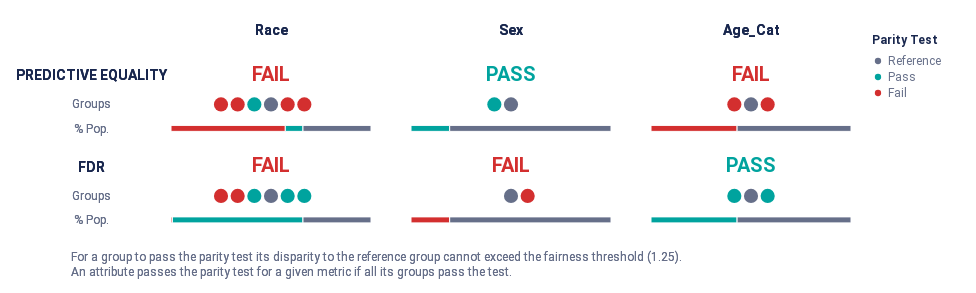

The notebook cell saved with this chart:
### Markdown cell above
# Aequitas Visualizations

### Code cell
audit.summary_plot(metrics=metrics, fairness_threshold=disparity_tolerance)

### Figure 1 — Vega-Lite specification as saved in the notebook (floating-point values rounded to 4 significant figures)
{"config": {"view": {"continuousWidth": 300, "continuousHeight": 300, "strokeWidth": 0}, "legend": {"labelColor": "rgb(102, 111, 137)", "labelFont": "Roboto, Arial, sans-serif", "labelFontSize": 12, "rowPadding": 4, "symbolSize": 40, "titleBaseline": "top", "titleColor": "rgb(25, 39, 78)", "titleFont": "Roboto, Arial, sans-serif", "titleFontSize": 12, "titleFontWeight": "bold", "titlePadding": 8}}, "vconcat": [{"hconcat": [{"vconcat": [{"mark": {"type": "text", "align": "center", "baseline": "middle", "color": "rgb(25, 39, 78)", "font": "Roboto, Arial, sans-serif", "fontWeight": "bold", "size": 14}, "encoding": {"text": {"value": ""}}, "height": 32.25, "width": 80.0}, {"layer": [{"mark": {"type": "text", "align": "center", "baseline": "middle", "color": "rgb(25, 39, 78)", "font": "Roboto, Arial, sans-serif", "fontWeight": "bold", "size": 14}, "encoding": {"text": {"value": "PREDICTIVE EQUALITY"}, "y": {"axis": {"domain": false, "grid": false, "labels": false, "ticks": false, "title": null}, "field": "y_position", "scale": {"domain": [3, 1]}, "type": "quantitative"}}, "transform": [{"calculate": "1.2", "as": "y_position"}]}, {"mark": {"type": "text", "align": "center", "baseline": "middle", "color": "rgb(102, 111, 137)", "font": "Roboto, Arial, sans-serif", "size": 12}, "encoding": {"text": {"value": "Groups"}, "y": {"axis": {"domain": false, "grid": false, "labels": false, "ticks": false, "title": null}, "field": "y_position", "scale": {"domain": [3, 1]}, "type": "quantitative"}}, "transform": [{"calculate": "2", "as": "y_position"}]}, {"mark": {"type": "text", "align": "center", "baseline": "middle", "color": "rgb(102, 111, 137)", "font": "Roboto, Arial, sans-serif", "size": 12}, "encoding": {"text": {"value": "% Pop."}, "y": {"axis": {"domain": false, "grid": false, "labels": false, "ticks": false, "title": null}, "field": "y_position", "scale": {"domain": [3, 1]}, "type": "quantitative"}}, "transform": [{"calculate": "2.7", "as": "y_position"}]}], "height": 69.88, "width": 80.0}, {"layer": [{"mark": {"type": "text", "align": "center", "baseline": "middle", "color": "rgb(25, 39, 78)", "font": "Roboto, Arial, sans-serif", "fontWeight": "bold", "size": 14}, "encoding": {"text": {"value": "FDR"}, "y": {"axis": {"domain": false, "grid": false, "labels": false, "ticks": false, "title": null}, "field": "y_position", "scale": {"domain": [3, 1]}, "type": "quantitative"}}, "transform": [{"calculate": "1.2", "as": "y_position"}]}, {"mark": {"type": "text", "align": "center", "baseline": "middle", "color": "rgb(102, 111, 137)", "font": "Roboto, Arial, sans-serif", "size": 12}, "encoding": {"text": {"value": "Groups"}, "y": {"axis": {"domain": false, "grid": false, "labels": false, "ticks": false, "title": null}, "field": "y_position", "scale": {"domain": [3, 1]}, "type": "quantitative"}}, "transform": [{"calculate": "2", "as": "y_position"}]}, {"mark": {"type": "text", "align": "center", "baseline": "middle", "color": "rgb(102, 111, 137)", "font": "Roboto, Arial, sans-serif", "size": 12}, "encoding": {"text": {"value": "% Pop."}, "y": {"axis": {"domain": false, "grid": false, "labels": false, "ticks": false, "title": null}, "field": "y_position", "scale": {"domain": [3, 1]}, "type": "quantitative"}}, "transform": [{"calculate": "2.7", "as": "y_position"}]}], "height": 69.88, "width": 80.0}], "bounds": "flush", "data": {"name": "data-de84bc8c822dac0bd3b12b0342548471"}, "spacing": 21.5}, {"hconcat": [{"vconcat": [{"data": {"name": "data-de84bc8c822dac0bd3b12b0342548471"}, "mark": {"type": "text", "align": "center", "baseline": "middle", "color": "rgb(25, 39, 78)", "font": "Roboto, Arial, sans-serif", "fontWeight": "bold", "size": 14}, "encoding": {"text": {"value": "Race"}}, "height": 32.25, "width": 200.0}, {"layer": [{"data": {"name": "data-78651e6cada553b412db642131edf322"}, "mark": {"type": "text", "align": "center", "baseline": "middle", "font": "Roboto, Arial, sans-serif", "fontWeight": "bold", "size": 20}, "encoding": {"color": {"field": "parity_result", "legend": {"offset": 0, "padding": 20, "title": "Parity Test"}, "scale": {"domain": ["Reference", "Pass", "Fail"], "range": ["rgb(102, 111, 137)", "rgb(0, 163, 158)", "rgb(211, 47, 47)"]}, "type": "ordinal"}, "text": {"value": "FAIL"}, "y": {"axis": {"domain": false, "grid": false, "labels": false, "ticks": false, "title": null}, "field": "y_position", "scale": {"domain": [3, 1]}, "type": "quantitative"}}, "transform": [{"calculate": "1", "as": "y_position"}]}, {"data": {"name": "data-c04b80618ba9e94936b84f6edc4e0ecd"}, "mark": {"type": "bar", "size": 6, "stroke": "white"}, "encoding": {"color": {"field": "fpr_parity_result", "legend": null, "scale": {"domain": ["Reference", "Pass", "Fail"], "range": ["rgb(102, 111, 137)", "rgb(0, 163, 158)", "rgb(211, 47, 47)"]}, "type": "ordinal"}, "tooltip": [{"field": "fpr_parity_result", "title": "Parity", "type": "nominal"}, {"field": "tooltip_group_size", "title": "Size", "type": "nominal"}, {"field": "tooltip_groups_name_size", "title": "Groups", "type": "nominal"}], "x": {"aggregate": "sum", "axis": {"domain": false, "grid": false, "labels": false, "ticks": false, "title": null}, "field": "group_size", "stack": "normalize", "type": "quantitative"}, "y": {"axis": {"domain": false, "grid": false, "labels": false, "ticks": false, "title": null}, "field": "y_position", "scale": {"domain": [3, 1]}, "type": "quantitative"}}, "transform": [{"calculate": "2.8", "as": "y_position"}]}, {"data": {"name": "data-effa1e8e84cd3d1801b89ef58427a533"}, "mark": {"type": "circle", "opacity": 1}, "encoding": {"color": {"field": "fpr_parity_result", "legend": null, "scale": {"domain": ["Reference", "Pass", "Fail"], "range": ["rgb(102, 111, 137)", "rgb(0, 163, 158)", "rgb(211, 47, 47)"]}, "type": "ordinal"}, "size": {"value": 200}, "tooltip": [{"field": "attribute_value", "title": "Group", "type": "nominal"}, {"field": "tooltip_group_size", "title": "Group Size", "type": "nominal"}, {"field": "tooltip_parity_test_explanation_fpr", "title": "Parity Test", "type": "nominal"}, {"field": "tooltip_disparity_explanation_fpr", "title": "Disparity", "type": "nominal"}, {"field": "fpr", "format": ".2f", "title": "FPR", "type": "quantitative"}], "x": {"axis": {"domain": false, "grid": false, "labels": false, "ticks": false, "title": null}, "field": "fpr_disparity_rank", "scale": {"domain": [-6, 6], "nice": false}, "type": "quantitative"}, "y": {"axis": {"domain": false, "grid": false, "labels": false, "ticks": false, "title": null}, "field": "y_position", "scale": {"domain": [3, 1]}, "type": "quantitative"}}, "transform": [{"calculate": "2", "as": "y_position"}]}], "height": 69.88, "resolve": {"scale": {"x": "independent"}}, "width": 200.0}, {"layer": [{"data": {"name": "data-78651e6cada553b412db642131edf322"}, "mark": {"type": "text", "align": "center", "baseline": "middle", "font": "Roboto, Arial, sans-serif", "fontWeight": "bold", "size": 20}, "encoding": {"color": {"field": "parity_result", "legend": {"offset": 0, "padding": 20, "title": "Parity Test"}, "scale": {"domain": ["Reference", "Pass", "Fail"], "range": ["rgb(102, 111, 137)", "rgb(0, 163, 158)", "rgb(211, 47, 47)"]}, "type": "ordinal"}, "text": {"value": "FAIL"}, "y": {"axis": {"domain": false, "grid": false, "labels": false, "ticks": false, "title": null}, "field": "y_position", "scale": {"domain": [3, 1]}, "type": "quantitative"}}, "transform": [{"calculate": "1", "as": "y_position"}]}, {"data": {"name": "data-acd34737adcea6c51451f724b851a6f1"}, "mark": {"type": "bar", "size": 6, "stroke": "white"}, "encoding": {"color": {"field": "fdr_parity_result", "legend": null, "scale": {"domain": ["Reference", "Pass", "Fail"], "range": ["rgb(102, 111, 137)", "rgb(0, 163, 158)", "rgb(211, 47, 47)"]}, "type": "ordinal"}, "tooltip": [{"field": "fdr_parity_result", "title": "Parity", "type": "nominal"}, {"field": "tooltip_group_size", "title": "Size", "type": "nominal"}, {"field": "tooltip_groups_name_size", "title": "Groups", "type": "nominal"}], "x": {"aggregate": "sum", "axis": {"domain": false, "grid": false, "labels": false, "ticks": false, "title": null}, "field": "group_size", "stack": "normalize", "type": "quantitative"}, "y": {"axis": {"domain": false, "grid": false, "labels": false, "ticks": false, "title": null}, "field": "y_position", "scale": {"domain": [3, 1]}, "type": "quantitative"}}, "transform": [{"calculate": "2.8", "as": "y_position"}]}, {"data": {"name": "data-effa1e8e84cd3d1801b89ef58427a533"}, "mark": {"type": "circle", "opacity": 1}, "encoding": {"color": {"field": "fdr_parity_result", "legend": null, "scale": {"domain": ["Reference", "Pass", "Fail"], "range": ["rgb(102, 111, 137)", "rgb(0, 163, 158)", "rgb(211, 47, 47)"]}, "type": "ordinal"}, "size": {"value": 200}, "tooltip": [{"field": "attribute_value", "title": "Group", "type": "nominal"}, {"field": "tooltip_group_size", "title": "Group Size", "type": "nominal"}, {"field": "tooltip_parity_test_explanation_fdr", "title": "Parity Test", "type": "nominal"}, {"field": "tooltip_disparity_explanation_fdr", "title": "Disparity", "type": "nominal"}, {"field": "fdr", "format": ".2f", "title": "FDR", "type": "quantitative"}], "x": {"axis": {"domain": false, "grid": false, "labels": false, "ticks": false, "title": null}, "field": "fdr_disparity_rank", "scale": {"domain": [-6, 6], "nice": false}, "type": "quantitative"}, "y": {"axis": {"domain": false, "grid": false, "labels": false, "ticks": false, "title": null}, "field": "y_position", "scale": {"domain": [3, 1]}, "type": "quantitative"}}, "transform": [{"calculate": "2", "as": "y_position"}]}], "height": 69.88, "resolve": {"scale": {"x": "independent"}}, "width": 200.0}], "bounds": "flush", "spacing": 21.5}, {"vconcat": [{"data": {"name": "data-de84bc8c822dac0bd3b12b0342548471"}, "mark": {"type": "text", "align": "center", "baseline": "middle", "color": "rgb(25, 39, 78)", "font": "Roboto, Arial, sans-serif", "fontWeight": "bold", "size": 14}, "encoding": {"text": {"value": "Sex"}}, "height": 32.25, "width": 200.0}, {"layer": [{"data": {"name": "data-9bcb10b75dc494b69ff88af9b90db2a8"}, "mark": {"type": "text", "align": "center", "baseline": "middle", "font": "Roboto, Arial, sans-serif", "fontWeight": "bold", "size": 20}, "encoding": {"color": {"field": "parity_result", "legend": {"offset": 0, "padding": 20, "title": "Parity Test"}, "scale": {"domain": ["Reference", "Pass", "Fail"], "range": ["rgb(102, 111, 137)", "rgb(0, 163, 158)", "rgb(211, 47, 47)"]}, "type": "ordinal"}, "text": {"value": "PASS"}, "y": {"axis": {"domain": false, "grid": false, "labels": false, "ticks": false, "title": null}, "field": "y_position", "scale": {"domain": [3, 1]}, "type": "quantitative"}}, "transform": [{"calculate": "1", "as": "y_position"}]}, {"data": {"name": "data-7b47e5e2b92f49c104105f1e0fc09737"}, "mark": {"type": "bar", "size": 6, "stroke": "white"}, "encoding": {"color": {"field": "fpr_parity_result", "legend": null, "scale": {"domain": ["Reference", "Pass", "Fail"], "range": ["rgb(102, 111, 137)", "rgb(0, 163, 158)", "rgb(211, 47, 47)"]}, "type": "ordinal"}, "tooltip": [{"field": "fpr_parity_result", "title": "Parity", "type": "nominal"}, {"field": "tooltip_group_size", "title": "Size", "type": "nominal"}, {"field": "tooltip_groups_name_size", "title": "Groups", "type": "nominal"}], "x": {"aggregate": "sum", "axis": {"domain": false, "grid": false, "labels": false, "ticks": false, "title": null}, "field": "group_size", "stack": "normalize", "type": "quantitative"}, "y": {"axis": {"domain": false, "grid": false, "labels": false, "ticks": false, "title": null}, "field": "y_position", "scale": {"domain": [3, 1]}, "type": "quantitative"}}, "transform": [{"calculate": "2.8", "as": "y_position"}]}, {"data": {"name": "data-4d6c69c7055c82b5de8699d88d5cd1c8"}, "mark": {"type": "circle", "opacity": 1}, "encoding": {"color": {"field": "fpr_parity_result", "legend": null, "scale": {"domain": ["Reference", "Pass", "Fail"], "range": ["rgb(102, 111, 137)", "rgb(0, 163, 158)", "rgb(211, 47, 47)"]}, "type": "ordinal"}, "size": {"value": 200}, "tooltip": [{"field": "attribute_value", "title": "Group", "type": "nominal"}, {"field": "tooltip_group_size", "title": "Group Size", "type": "nominal"}, {"field": "tooltip_parity_test_explanation_fpr", "title": "Parity Test", "type": "nominal"}, {"field": "tooltip_disparity_explanation_fpr", "title": "Disparity", "type": "nominal"}, {"field": "fpr", "format": ".2f", "title": "FPR", "type": "quantitative"}], "x": {"axis": {"domain": false, "grid": false, "labels": false, "ticks": false, "title": null}, "field": "fpr_disparity_rank", "scale": {"domain": [-6, 6], "nice": false}, "type": "quantitative"}, "y": {"axis": {"domain": false, "grid": false, "labels": false, "ticks": false, "title": null}, "field": "y_position", "scale": {"domain": [3, 1]}, "type": "quantitative"}}, "transform": [{"calculate": "2", "as": "y_position"}]}], "height": 69.88, "resolve": {"scale": {"x": "independent"}}, "width": 200.0}, {"layer": [{"data": {"name": "data-78651e6cada553b412db642131edf322"}, "mark": {"type": "text", "align": "center", "baseline": "middle", "font": "Roboto, Arial, sans-serif", "fontWeight": "bold", "size": 20}, "encoding": {"color": {"field": "parity_result", "legend": {"offset": 0, "padding": 20, "title": "Parity Test"}, "scale": {"domain": ["Reference", "Pass", "Fail"], "range": ["rgb(102, 111, 137)", "rgb(0, 163, 158)", "rgb(211, 47, 47)"]}, "type": "ordinal"}, "text": {"value": "FAIL"}, "y": {"axis": {"domain": false, "grid": false, "labels": false, "ticks": false, "title": null}, "field": "y_position", "scale": {"domain": [3, 1]}, "type": "quantitative"}}, "transform": [{"calculate": "1", "as": "y_position"}]}, {"data": {"name": "data-b249c1ad7737c88e7fb50967d82fe698"}, "mark": {"type": "bar", "size": 6, "stroke": "white"}, "encoding": {"color": {"field": "fdr_parity_result", "legend": null, "scale": {"domain": ["Reference", "Pass", "Fail"], "range": ["rgb(102, 111, 137)", "rgb(0, 163, 158)", "rgb(211, 47, 47)"]}, "type": "ordinal"}, "tooltip": [{"field": "fdr_parity_result", "title": "Parity", "type": "nominal"}, {"field": "tooltip_group_size", "title": "Size", "type": "nominal"}, {"field": "tooltip_groups_name_size", "title": "Groups", "type": "nominal"}], "x": {"aggregate": "sum", "axis": {"domain": false, "grid": false, "labels": false, "ticks": false, "title": null}, "field": "group_size", "stack": "normalize", "type": "quantitative"}, "y": {"axis": {"domain": false, "grid": false, "labels": false, "ticks": false, "title": null}, "field": "y_position", "scale": {"domain": [3, 1]}, "type": "quantitative"}}, "transform": [{"calculate": "2.8", "as": "y_position"}]}, {"data": {"name": "data-4d6c69c7055c82b5de8699d88d5cd1c8"}, "mark": {"type": "circle", "opacity": 1}, "encoding": {"color": {"field": "fdr_parity_result", "legend": null, "scale": {"domain": ["Reference", "Pass", "Fail"], "range": ["rgb(102, 111, 137)", "rgb(0, 163, 158)", "rgb(211, 47, 47)"]}, "type": "ordinal"}, "size": {"value": 200}, "tooltip": [{"field": "attribute_value", "title": "Group", "type": "nominal"}, {"field": "tooltip_group_size", "title": "Group Size", "type": "nominal"}, {"field": "tooltip_parity_test_explanation_fdr", "title": "Parity Test", "type": "nominal"}, {"field": "tooltip_disparity_explanation_fdr", "title": "Disparity", "type": "nominal"}, {"field": "fdr", "format": ".2f", "title": "FDR", "type": "quantitative"}], "x": {"axis": {"domain": false, "grid": false, "labels": false, "ticks": false, "title": null}, "field": "fdr_disparity_rank", "scale": {"domain": [-6, 6], "nice": false}, "type": "quantitative"}, "y": {"axis": {"domain": false, "grid": false, "labels": false, "ticks": false, "title": null}, "field": "y_position", "scale": {"domain": [3, 1]}, "type": "quantitative"}}, "transform": [{"calculate": "2", "as": "y_position"}]}], "height": 69.88, "resolve": {"scale": {"x": "independent"}}, "width": 200.0}], "bounds": "flush", "spacing": 21.5}, {"vconcat": [{"data": {"name": "data-de84bc8c822dac0bd3b12b0342548471"}, "mark": {"type": "text", "align": "center", "baseline": "middle", "color": "rgb(25, 39, 78)", "font": "Roboto, Arial, sans-serif", "fontWeight": "bold", "size": 14}, "encoding": {"text": {"value": "Age_Cat"}}, "height": 32.25, "width": 200.0}, {"layer": [{"data": {"name": "data-78651e6cada553b412db642131edf322"}, "mark": {"type": "text", "align": "center", "baseline": "middle", "font": "Roboto, Arial, sans-serif", "fontWeight": "bold", "size": 20}, "encoding": {"color": {"field": "parity_result", "legend": {"offset": 0, "padding": 20, "title": "Parity Test"}, "scale": {"domain": ["Reference", "Pass", "Fail"], "range": ["rgb(102, 111, 137)", "rgb(0, 163, 158)", "rgb(211, 47, 47)"]}, "type": "ordinal"}, "text": {"value": "FAIL"}, "y": {"axis": {"domain": false, "grid": false, "labels": false, "ticks": false, "title": null}, "field": "y_position", "scale": {"domain": [3, 1]}, "type": "quantitative"}}, "transform": [{"calculate": "1", "as": "y_position"}]}, {"data": {"name": "data-db2c2ffc5bd54e1478899b3091e0a734"}, "mark": {"type": "bar", "size": 6, "stroke": "white"}, "encoding": {"color": {"field": "fpr_parity_result", "legend": null, "scale": {"domain": ["Reference", "Pass", "Fail"], "range": ["rgb(102, 111, 137)", "rgb(0, 163, 158)", "rgb(211, 47, 47)"]}, "type": "ordinal"}, "tooltip": [{"field": "fpr_parity_result", "title": "Parity", "type": "nominal"}, {"field": "tooltip_group_size", "title": "Size", "type": "nominal"}, {"field": "tooltip_groups_name_size", "title": "Groups", "type": "nominal"}], "x": {"aggregate": "sum", "axis": {"domain": false, "grid": false, "labels": false, "ticks": false, "title": null}, "field": "group_size", "stack": "normalize", "type": "quantitative"}, "y": {"axis": {"domain": false, "grid": false, "labels": false, "ticks": false, "title": null}, "field": "y_position", "scale": {"domain": [3, 1]}, "type": "quantitative"}}, "transform": [{"calculate": "2.8", "as": "y_position"}]}, {"data": {"name": "data-2d488c32856b997db6d857c805ac5a0e"}, "mark": {"type": "circle", "opacity": 1}, "encoding": {"color": {"field": "fpr_parity_result", "legend": null, "scale": {"domain": ["Reference", "Pass", "Fail"], "range": ["rgb(102, 111, 137)", "rgb(0, 163, 158)", "rgb(211, 47, 47)"]}, "type": "ordinal"}, "size": {"value": 200}, "tooltip": [{"field": "attribute_value", "title": "Group", "type": "nominal"}, {"field": "tooltip_group_size", "title": "Group Size", "type": "nominal"}, {"field": "tooltip_parity_test_explanation_fpr", "title": "Parity Test", "type": "nominal"}, {"field": "tooltip_disparity_explanation_fpr", "title": "Disparity", "type": "nominal"}, {"field": "fpr", "format": ".2f", "title": "FPR", "type": "quantitative"}], "x": {"axis": {"domain": false, "grid": false, "labels": false, "ticks": false, "title": null}, "field": "fpr_disparity_rank", "scale": {"domain": [-6, 6], "nice": false}, "type": "quantitative"}, "y": {"axis": {"domain": false, "grid": false, "labels": false, "ticks": false, "title": null}, "field": "y_position", "scale": {"domain": [3, 1]}, "type": "quantitative"}}, "transform": [{"calculate": "2", "as": "y_position"}]}], "height": 69.88, "resolve": {"scale": {"x": "independent"}}, "width": 200.0}, {"layer": [{"data": {"name": "data-9bcb10b75dc494b69ff88af9b90db2a8"}, "mark": {"type": "text", "align": "center", "baseline": "middle", "font": "Roboto, Arial, sans-serif", "fontWeight": "bold", "size": 20}, "encoding": {"color": {"field": "parity_result", "legend": {"offset": 0, "padding": 20, "title": "Parity Test"}, "scale": {"domain": ["Reference", "Pass", "Fail"], "range": ["rgb(102, 111, 137)", "rgb(0, 163, 158)", "rgb(211, 47, 47)"]}, "type": "ordinal"}, "text": {"value": "PASS"}, "y": {"axis": {"domain": false, "grid": false, "labels": false, "ticks": false, "title": null}, "field": "y_position", "scale": {"domain": [3, 1]}, "type": "quantitative"}}, "transform": [{"calculate": "1", "as": "y_position"}]}, {"data": {"name": "data-563cecf5180210110a42852258fdaa3d"}, "mark": {"type": "bar", "size": 6, "stroke": "white"}, "encoding": {"color": {"field": "fdr_parity_result", "legend": null, "scale": {"domain": ["Reference", "Pass", "Fail"], "range": ["rgb(102, 111, 137)", "rgb(0, 163, 158)", "rgb(211, 47, 47)"]}, "type": "ordinal"}, "tooltip": [{"field": "fdr_parity_result", "title": "Parity", "type": "nominal"}, {"field": "tooltip_group_size", "title": "Size", "type": "nominal"}, {"field": "tooltip_groups_name_size", "title": "Groups", "type": "nominal"}], "x": {"aggregate": "sum", "axis": {"domain": false, "grid": false, "labels": false, "ticks": false, "title": null}, "field": "group_size", "stack": "normalize", "type": "quantitative"}, "y": {"axis": {"domain": false, "grid": false, "labels": false, "ticks": false, "title": null}, "field": "y_position", "scale": {"domain": [3, 1]}, "type": "quantitative"}}, "transform": [{"calculate": "2.8", "as": "y_position"}]}, {"data": {"name": "data-2d488c32856b997db6d857c805ac5a0e"}, "mark": {"type": "circle", "opacity": 1}, "encoding": {"color": {"field": "fdr_parity_result", "legend": null, "scale": {"domain": ["Reference", "Pass", "Fail"], "range": ["rgb(102, 111, 137)", "rgb(0, 163, 158)", "rgb(211, 47, 47)"]}, "type": "ordinal"}, "size": {"value": 200}, "tooltip": [{"field": "attribute_value", "title": "Group", "type": "nominal"}, {"field": "tooltip_group_size", "title": "Group Size", "type": "nominal"}, {"field": "tooltip_parity_test_explanation_fdr", "title": "Parity Test", "type": "nominal"}, {"field": "tooltip_disparity_explanation_fdr", "title": "Disparity", "type": "nominal"}, {"field": "fdr", "format": ".2f", "title": "FDR", "type": "quantitative"}], "x": {"axis": {"domain": false, "grid": false, "labels": false, "ticks": false, "title": null}, "field": "fdr_disparity_rank", "scale": {"domain": [-6, 6], "nice": false}, "type": "quantitative"}, "y": {"axis": {"domain": false, "grid": false, "labels": false, "ticks": false, "title": null}, "field": "y_position", "scale": {"domain": [3, 1]}, "type": "quantitative"}}, "transform": [{"calculate": "2", "as": "y_position"}]}], "height": 69.88, "resolve": {"scale": {"x": "independent"}}, "width": 200.0}], "bounds": "flush", "spacing": 21.5}], "bounds": "flush", "spacing": 240.0}], "bounds": "flush", "spacing": 120.0}, {"layer": [{"mark": {"type": "text", "align": "left", "baseline": "top", "fill": "rgb(102, 111, 137)", "font": "Roboto, Arial, sans-serif", "fontSize": 12, "fontWeight": "normal"}, "encoding": {"text": {"value": "For a group to pass the parity test its disparity to the reference group cannot exceed the fairness threshold (1.25)."}, "x": {"value": 20.0}, "y": {"value": 0}}}, {"mark": {"type": "text", "align": "left", "baseline": "top", "fill": "rgb(102, 111, 137)", "font": "Roboto, Arial, sans-serif", "fontSize": 12, "fontWeight": "normal"}, "encoding": {"text": {"value": "An attribute passes the parity test for a given metric if all its groups pass the test."}, "x": {"value": 20.0}, "y": {"value": 15.0}}}], "data": {"name": "data-de84bc8c822dac0bd3b12b0342548471"}}], "padding": 15, "usermeta": {"embedOptions": {"scaleFactor": 5, "downloadFileName": "summary_chart"}}, "$schema": "https://vega.github.io/schema/vega-lite/v5.20.1.json", "datasets": {"data-de84bc8c822dac0bd3b12b0342548471": [{"a": 1, "b": 0}, {"a": 1, "b": 0}], "data-78651e6cada553b412db642131edf322": [{"parity_result": "Fail"}], "data-c04b80618ba9e94936b84f6edc4e0ecd": [{"fpr_parity_result": "Fail", "attribute_name": "race", "total_entities": 7214, "group_size": 4123, "tooltip_groups_name_size": "African-American (3,696), Asian (32), Native American (18), Other (377)", "tooltip_group_size": "4,123 (57.15%)"}, {"fpr_parity_result": "Pass", "attribute_name": "race", "total_entities": 7214, "group_size": 637, "tooltip_groups_name_size": "Hispanic (637)", "tooltip_group_size": "637 (8.83%)"}, {"fpr_parity_result": "Reference", "attribute_name": "race", "total_entities": 7214, "group_size": 2454, "tooltip_groups_name_size": "Caucasian (2,454)", "tooltip_group_size": "2,454 (34.02%)"}], "data-effa1e8e84cd3d1801b89ef58427a533": [{"attribute_name": "race", "attribute_value": "African-American", "group_size": 3696, "total_entities": 7214, "ref_group_value": "Caucasian", "fpr": 0.4485, "fdr": 0.3703, "fpr_disparity": 1.912, "fdr_disparity": 0.9061, "fpr_disparity_scaled": 0.9121, "fpr_parity_result": "Fail", "tooltip_parity_test_explanation_fpr": "Fail. Above fairness threshold of 1.25", "tooltip_disparity_explanation_fpr": "1.91 times larger FPR than the reference group", "tooltip_group_size": "3,696 (51.23%)", "fpr_disparity_rank": 2.0, "group_size_formatted": "3,696", "tooltip_groups_name_size": "African-American (3,696)", "fdr_disparity_scaled": -0.1036, "fdr_parity_result": "Pass", "tooltip_parity_test_explanation_fdr": "Pass. Below fairness threshold of 1.25", "tooltip_disparity_explanation_fdr": "1.10 times smaller FDR than the reference group", "fdr_disparity_rank": -1.0}, {"attribute_name": "race", "attribute_value": "Asian", "group_size": 32, "total_entities": 7214, "ref_group_value": "Caucasian", "fpr": 0.08696, "fdr": 0.25, "fpr_disparity": 0.3707, "fdr_disparity": 0.6117, "fpr_disparity_scaled": -1.697, "fpr_parity_result": "Fail", "tooltip_parity_test_explanation_fpr": "Fail. Above fairness threshold of 1.25", "tooltip_disparity_explanation_fpr": "2.70 times smaller FPR than the reference group", "tooltip_group_size": "32 (0.44%)", "fpr_disparity_rank": -3.0, "group_size_formatted": "32", "tooltip_groups_name_size": "Asian (32)", "fdr_disparity_scaled": -0.6347, "fdr_parity_result": "Fail", "tooltip_parity_test_explanation_fdr": "Fail. Above fairness threshold of 1.25", "tooltip_disparity_explanation_fdr": "1.63 times smaller FDR than the reference group", "fdr_disparity_rank": -3.0}, {"attribute_name": "race", "attribute_value": "Caucasian", "group_size": 2454, "total_entities": 7214, "ref_group_value": "Caucasian", "fpr": 0.2345, "fdr": 0.4087, "fpr_disparity": 1.0, "fdr_disparity": 1.0, "fpr_disparity_scaled": 0.0, "fpr_parity_result": "Reference", "tooltip_parity_test_explanation_fpr": "Reference group", "tooltip_disparity_explanation_fpr": "Reference group", "tooltip_group_size": "2,454 (34.02%)", "fpr_disparity_rank": 0.0, "group_size_formatted": "2,454", "tooltip_groups_name_size": "Caucasian (2,454)", "fdr_disparity_scaled": 0.0, "fdr_parity_result": "Reference", "tooltip_parity_test_explanation_fdr": "Reference group", "tooltip_disparity_explanation_fdr": "Reference group", "fdr_disparity_rank": 0.0}, {"attribute_name": "race", "attribute_value": "Hispanic", "group_size": 637, "total_entities": 7214, "ref_group_value": "Caucasian", "fpr": 0.2148, "fdr": 0.4579, "fpr_disparity": 0.9159, "fdr_disparity": 1.12, "fpr_disparity_scaled": -0.09184, "fpr_parity_result": "Pass", "tooltip_parity_test_explanation_fpr": "Pass. Below fairness threshold of 1.25", "tooltip_disparity_explanation_fpr": "1.09 times smaller FPR than the reference group", "tooltip_group_size": "637 (8.83%)", "fpr_disparity_rank": -1.0, "group_size_formatted": "637", "tooltip_groups_name_size": "Hispanic (637)", "fdr_disparity_scaled": 0.1205, "fdr_parity_result": "Pass", "tooltip_parity_test_explanation_fdr": "Pass. Below fairness threshold of 1.25", "tooltip_disparity_explanation_fdr": "1.12 times larger FDR than the reference group", "fdr_disparity_rank": 2.0}, {"attribute_name": "race", "attribute_value": "Native American", "group_size": 18, "total_entities": 7214, "ref_group_value": "Caucasian", "fpr": 0.375, "fdr": 0.25, "fpr_disparity": 1.599, "fdr_disparity": 0.6117, "fpr_disparity_scaled": 0.5989, "fpr_parity_result": "Fail", "tooltip_parity_test_explanation_fpr": "Fail. Above fairness threshold of 1.25", "tooltip_disparity_explanation_fpr": "1.60 times larger FPR than the reference group", "tooltip_group_size": "18 (0.25%)", "fpr_disparity_rank": 1.0, "group_size_formatted": "18", "tooltip_groups_name_size": "Native American (18)", "fdr_disparity_scaled": -0.6347, "fdr_parity_result": "Fail", "tooltip_parity_test_explanation_fdr": "Fail. Above fairness threshold of 1.25", "tooltip_disparity_explanation_fdr": "1.63 times smaller FDR than the reference group", "fdr_disparity_rank": -2.0}, {"attribute_name": "race", "attribute_value": "Other", "group_size": 377, "total_entities": 7214, "ref_group_value": "Caucasian", "fpr": 0.1475, "fdr": 0.4557, "fpr_disparity": 0.6291, "fdr_disparity": 1.115, "fpr_disparity_scaled": -0.5897, "fpr_parity_result": "Fail", "tooltip_parity_test_explanation_fpr": "Fail. Above fairness threshold of 1.25", "tooltip_disparity_explanation_fpr": "1.59 times smaller FPR than the reference group", "tooltip_group_size": "377 (5.23%)", "fpr_disparity_rank": -2.0, "group_size_formatted": "377", "tooltip_groups_name_size": "Other (377)", "fdr_disparity_scaled": 0.1151, "fdr_parity_result": "Pass", "tooltip_parity_test_explanation_fdr": "Pass. Below fairness threshold of 1.25", "tooltip_disparity_explanation_fdr": "1.12 times larger FDR than the reference group", "fdr_disparity_rank": 1.0}], "data-acd34737adcea6c51451f724b851a6f1": [{"fdr_parity_result": "Fail", "attribute_name": "race", "total_entities": 7214, "group_size": 50, "tooltip_groups_name_size": "Asian (32), Native American (18)", "tooltip_group_size": "50 (0.69%)"}, {"fdr_parity_result": "Pass", "attribute_name": "race", "total_entities": 7214, "group_size": 4710, "tooltip_groups_name_size": "African-American (3,696), Hispanic (637), Other (377)", "tooltip_group_size": "4,710 (65.29%)"}, {"fdr_parity_result": "Reference", "attribute_name": "race", "total_entities": 7214, "group_size": 2454, "tooltip_groups_name_size": "Caucasian (2,454)", "tooltip_group_size": "2,454 (34.02%)"}], "data-9bcb10b75dc494b69ff88af9b90db2a8": [{"parity_result": "Pass"}], "data-7b47e5e2b92f49c104105f1e0fc09737": [{"fpr_parity_result": "Pass", "attribute_name": "sex", "total_entities": 7214, "group_size": 1395, "tooltip_groups_name_size": "Female (1,395)", "tooltip_group_size": "1,395 (19.34%)"}, {"fpr_parity_result": "Reference", "attribute_name": "sex", "total_entities": 7214, "group_size": 5819, "tooltip_groups_name_size": "Male (5,819)", "tooltip_group_size": "5,819 (80.66%)"}], "data-4d6c69c7055c82b5de8699d88d5cd1c8": [{"attribute_name": "sex", "attribute_value": "Female", "group_size": 1395, "total_entities": 7214, "ref_group_value": "Male", "fpr": 0.3211, "fdr": 0.4873, "fpr_disparity": 0.9903, "fdr_disparity": 1.336, "fpr_disparity_scaled": -0.009751, "fpr_parity_result": "Pass", "tooltip_parity_test_explanation_fpr": "Pass. Below fairness threshold of 1.25", "tooltip_disparity_explanation_fpr": "1.01 times smaller FPR than the reference group", "tooltip_group_size": "1,395 (19.34%)", "fpr_disparity_rank": -1.0, "group_size_formatted": "1,395", "tooltip_groups_name_size": "Female (1,395)", "fdr_disparity_scaled": 0.3364, "fdr_parity_result": "Fail", "tooltip_parity_test_explanation_fdr": "Fail. Above fairness threshold of 1.25", "tooltip_disparity_explanation_fdr": "1.34 times larger FDR than the reference group", "fdr_disparity_rank": 1.0}, {"attribute_name": "sex", "attribute_value": "Male", "group_size": 5819, "total_entities": 7214, "ref_group_value": "Male", "fpr": 0.3242, "fdr": 0.3646, "fpr_disparity": 1.0, "fdr_disparity": 1.0, "fpr_disparity_scaled": 0.0, "fpr_parity_result": "Reference", "tooltip_parity_test_explanation_fpr": "Reference group", "tooltip_disparity_explanation_fpr": "Reference group", "tooltip_group_size": "5,819 (80.66%)", "fpr_disparity_rank": 0.0, "group_size_formatted": "5,819", "tooltip_groups_name_size": "Male (5,819)", "fdr_disparity_scaled": 0.0, "fdr_parity_result": "Reference", "tooltip_parity_test_explanation_fdr": "Reference group", "tooltip_disparity_explanation_fdr": "Reference group", "fdr_disparity_rank": 0.0}], "data-b249c1ad7737c88e7fb50967d82fe698": [{"fdr_parity_result": "Fail", "attribute_name": "sex", "total_entities": 7214, "group_size": 1395, "tooltip_groups_name_size": "Female (1,395)", "tooltip_group_size": "1,395 (19.34%)"}, {"fdr_parity_result": "Reference", "attribute_name": "sex", "total_entities": 7214, "group_size": 5819, "tooltip_groups_name_size": "Male (5,819)", "tooltip_group_size": "5,819 (80.66%)"}], "data-db2c2ffc5bd54e1478899b3091e0a734": [{"fpr_parity_result": "Fail", "attribute_name": "age_cat", "total_entities": 7214, "group_size": 3105, "tooltip_groups_name_size": "Greater than 45 (1,576), Less than 25 (1,529)", "tooltip_group_size": "3,105 (43.04%)"}, {"fpr_parity_result": "Reference", "attribute_name": "age_cat", "total_entities": 7214, "group_size": 4109, "tooltip_groups_name_size": "25 - 45 (4,109)", "tooltip_group_size": "4,109 (56.96%)"}], "data-2d488c32856b997db6d857c805ac5a0e": [{"attribute_name": "age_cat", "attribute_value": "25 - 45", "group_size": 4109, "total_entities": 7214, "ref_group_value": "25 - 45", "fpr": 0.3338, "fdr": 0.3851, "fpr_disparity": 1.0, "fdr_disparity": 1.0, "fpr_disparity_scaled": 0.0, "fpr_parity_result": "Reference", "tooltip_parity_test_explanation_fpr": "Reference group", "tooltip_disparity_explanation_fpr": "Reference group", "tooltip_group_size": "4,109 (56.96%)", "fpr_disparity_rank": 0.0, "group_size_formatted": "4,109", "tooltip_groups_name_size": "25 - 45 (4,109)", "fdr_disparity_scaled": 0.0, "fdr_parity_result": "Reference", "tooltip_parity_test_explanation_fdr": "Reference group", "tooltip_disparity_explanation_fdr": "Reference group", "fdr_disparity_rank": 0.0}, {"attribute_name": "age_cat", "attribute_value": "Greater than 45", "group_size": 1576, "total_entities": 7214, "ref_group_value": "25 - 45", "fpr": 0.1679, "fdr": 0.4594, "fpr_disparity": 0.503, "fdr_disparity": 1.193, "fpr_disparity_scaled": -0.9879, "fpr_parity_result": "Fail", "tooltip_parity_test_explanation_fpr": "Fail. Above fairness threshold of 1.25", "tooltip_disparity_explanation_fpr": "1.99 times smaller FPR than the reference group", "tooltip_group_size": "1,576 (21.85%)", "fpr_disparity_rank": -1.0, "group_size_formatted": "1,576", "tooltip_groups_name_size": "Greater than 45 (1,576)", "fdr_disparity_scaled": 0.1928, "fdr_parity_result": "Pass", "tooltip_parity_test_explanation_fdr": "Pass. Below fairness threshold of 1.25", "tooltip_disparity_explanation_fdr": "1.19 times larger FDR than the reference group", "fdr_disparity_rank": 1.0}, {"attribute_name": "age_cat", "attribute_value": "Less than 25", "group_size": 1529, "total_entities": 7214, "ref_group_value": "25 - 45", "fpr": 0.5414, "fdr": 0.3604, "fpr_disparity": 1.622, "fdr_disparity": 0.9357, "fpr_disparity_scaled": 0.6219, "fpr_parity_result": "Fail", "tooltip_parity_test_explanation_fpr": "Fail. Above fairness threshold of 1.25", "tooltip_disparity_explanation_fpr": "1.62 times larger FPR than the reference group", "tooltip_group_size": "1,529 (21.19%)", "fpr_disparity_rank": 1.0, "group_size_formatted": "1,529", "tooltip_groups_name_size": "Less than 25 (1,529)", "fdr_disparity_scaled": -0.06875, "fdr_parity_result": "Pass", "tooltip_parity_test_explanation_fdr": "Pass. Below fairness threshold of 1.25", "tooltip_disparity_explanation_fdr": "1.07 times smaller FDR than the reference group", "fdr_disparity_rank": -1.0}], "data-563cecf5180210110a42852258fdaa3d": [{"fdr_parity_result": "Pass", "attribute_name": "age_cat", "total_entities": 7214, "group_size": 3105, "tooltip_groups_name_size": "Greater than 45 (1,576), Less than 25 (1,529)", "tooltip_group_size": "3,105 (43.04%)"}, {"fdr_parity_result": "Reference", "attribute_name": "age_cat", "total_entities": 7214, "group_size": 4109, "tooltip_groups_name_size": "25 - 45 (4,109)", "tooltip_group_size": "4,109 (56.96%)"}]}}
